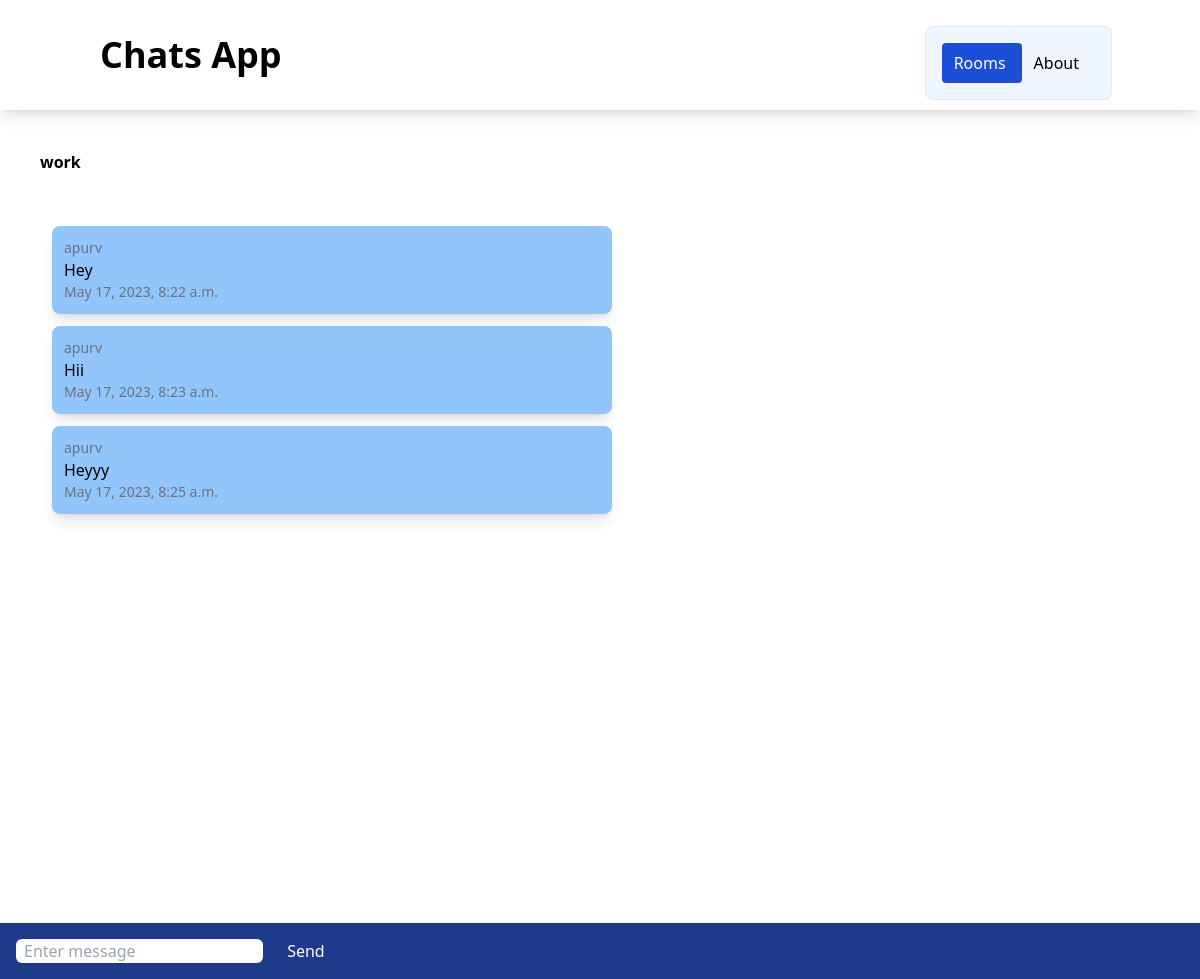
Page /work/ on the committed database.
### chatapp/models.py (models this page shows, shortened)
class ChatRoom(models.Model):
    name = models.CharField(max_length=200)
    slug = models.SlugField(max_length=200)

class ChatMessage(models.Model):
    user = models.ForeignKey(User,on_delete=models.CASCADE)
    room = models.ForeignKey(ChatRoom,on_delete=models.CASCADE)
    message_content = models.TextField()
    date = models.DateTimeField(auto_now=True)
    class Meta:
        ordering = ('date',)

### chatapp/views.py (the view)
# urls.py: path('<slug:room_name>/',views.room,name="room"),
def room(request,room_name):
    messages = ChatMessage.objects.filter(room__slug=room_name)[:30]
    context = {
        "chatroom":ChatRoom.objects.get(slug=room_name),
        "messages":messages
        }
    return render(request,"chatapp/chat-room.html",context)

### chatapp/templates/chatapp/chat-room.html (shortened to what this page needs)
{% extends 'chatapp/base.html' %}
{% block body %}
<div class="m-10 font-bold">
    {{ chatroom.name }}
</div>
<div class="message-container m-10 overflow-auto h-[700px]" id="message-container">
    <div id="chat-messages">
        {% for message in messages %}
        <div class="message shadow-lg p-3 m-3 rounded-lg w-1/2 bg-blue-300">
            <div class="text-sm text-gray-500">
                {{ message.user.username }}
            </div>
            {{ message.message_content }}
            <div class="text-sm text-gray-500">
                {{ message.date}}
            </div>
        </div>
        {% endfor %}
    </div>
</div>
<div class="form-container fixed inset-x-0 bottom-0 bg-blue-900 p-4">
    <form method="post">
        <input class="rounded-md px-2" id="message-input" type="text" name="message" placeholder="Enter message">
        <button class="text-white ml-5" id="send-button" type="submit">Send</button>
    </form>
</div>
<a href="{% url 'index' %}">Back to all rooms</a>
{% endblock body %}

### rows in the picture
ChatRoom: name "work"
ChatMessage: user.username "apurv", message_content "Hey", date "May 17, 2023, 8:22 a.m."
ChatMessage: user.username "apurv", message_content "Hii", date "May 17, 2023, 8:23 a.m."
ChatMessage: user.username "apurv", message_content "Heyyy", date "May 17, 2023, 8:25 a.m."
